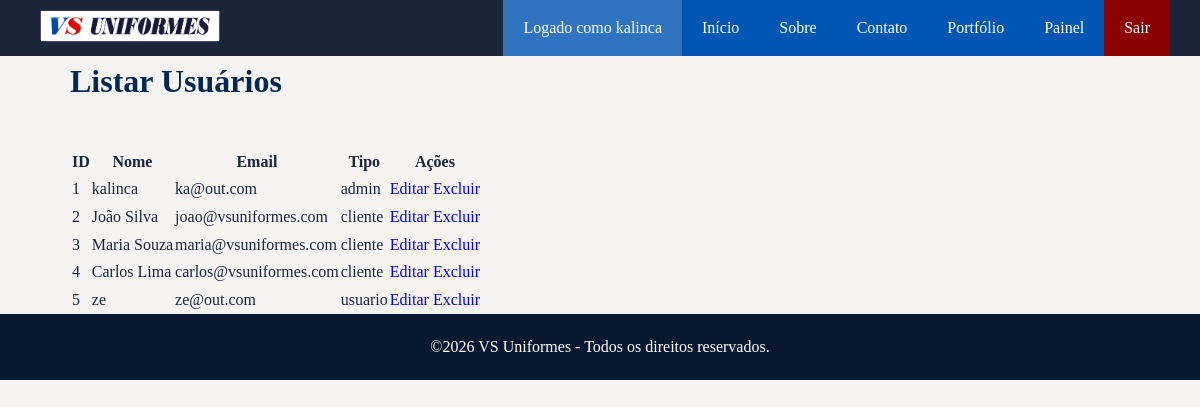
Page /view/listarUsuarios.php (signed in) on the committed database.
### tables this page shows
CREATE TABLE `usuarios` (
  `idUsuario` int(11) NOT NULL,
  `nome` varchar(100) NOT NULL,
  `email` varchar(255) NOT NULL,
  `senha` varchar(255) NOT NULL,
  `tipo` varchar(20) NOT NULL
);

### model/ClassUsuarioDAO.php (called while the page is built, shortened)
<?php
class ClassUsuarioDAO
{
    public function listarUsuarios()
    {
        try {
            $pdo = Conexao::getInstance();
            $sql = "SELECT * FROM usuarios";
            $stmt = $pdo->prepare($sql);
            $stmt->execute();
            return $stmt->fetchAll(PDO::FETCH_ASSOC);
        } catch (PDOException $erro) {
            echo $erro->getMessage();
            return false;
        }
    }
}
?>

### view/listarUsuarios.php (the view, shortened to what this page needs)
<?php
require_once '../model/ClassUsuarioDAO.php';
$usuarioDAO = new ClassUsuarioDAO();
$novoUsuario = $usuarioDAO->listarUsuarios();
?>
<!DOCTYPE html>
<html lang="pt-BR">
    <?php include 'includes/head.php'; ?>
<body>
    <?php include 'includes/menu.php'; ?>
<div class="container">
    <h2>Listar Usuários</h2>
    <table>
        <thead>
            <tr>
                <th>ID</th>
                <th>Nome</th>
                <th>Email</th>
                <th>Tipo</th>
                <th>Ações</th>
            </tr>
        </thead>
        <tbody>
            <?php foreach ($novoUsuario as $usuario): ?>
                <tr>
                    <td><?= $usuario['idUsuario']; ?></td>
                    <td><?= $usuario['nome']; ?></td>
                    <td><?= $usuario['email']; ?></td>
                    <td><?= $usuario['tipo']; ?></td>
                    <td>
                        <a href="editarUsuarios.php?idUsuario=<?= $usuario['idUsuario']; ?>">
                            Editar
                        </a>
                        <a href="../controller/excluirUsuarios.php?idUsuario=<?= $usuario['idUsuario']; ?>">
                            Excluir
                        </a>
                    </td>
                </tr>
            <?php endforeach; ?>
        </tbody>
    </table>
</div>
<?php include 'includes/footer.php'; ?>
</body>
</html>

### view/includes/head.php (shortened to what this page needs)
<link rel="stylesheet" href="../css/style.css">

### view/includes/menu.php (shortened to what this page needs)
<header>
    <a href="../sobre.php">
        <img src="../img/home1.png" class="logo" alt="logo da vs uniformes">
    </a>
    <nav>
        <ul>
            <?php if (isset($_SESSION['nome'])): ?>
                <li>
                    <span class="welcome-text">
                        Logado como <?php echo htmlspecialchars($_SESSION['nome']); ?>
                    </span>
                </li>
            <?php endif; ?>
            <li><a href="../index.php">Início</a></li>
            <li><a href="sobre.php">Sobre</a></li>
            <li><a href="contatos.php">Contato</a></li>
            <li><a href="portfolio.php">Portfólio</a></li>
            <?php if (isset($_SESSION['tipo']) && $_SESSION['tipo'] == 'admin'): ?>
                <li>
                    <a href="painelAdmin.php">Painel</a>
                </li>
            <?php endif; ?>
            <?php if (isset($_SESSION['nome'])): ?>
                <li>
                    <a href="../controller/logout.php" class="sair">
                        Sair
                    </a>
                </li>
            <?php endif; ?>
        </ul>
    </nav>
</header>

### view/includes/footer.php
<footer class="footer">
    <div >
        <a href="../view/sobreMim.php">&copy;<?php echo date('Y'); ?> VS Uniformes - Todos os direitos reservados.</a>
    </div>
</footer>

### css/style.css (style rules this page uses)
* { margin: 0; padding: 0; box-sizing: border-box; }
:root { --menu-fundo: #0056B3; --menu-foco: #E63946; --texto: #1B263B; --borda: #9cb5da; --texto-suave: #778DA9; --titulo: #002855; --fundo: #F6F4F3; }
body { font-family: 'Times New Roman', Times, serif; line-height: 1.6; color: var(--texto); background-color: var(--fundo); }
a { text-decoration: none; }
.container { max-width: 1100px; margin: auto; padding: 0 20px; }
.container h2 { color: var(--titulo); font-size: 32px; margin-bottom: 40px; position: relative; }
header { background: var(--texto); padding: 0px 30px; color: #ffffff; display: flex; justify-content: space-between; }
.logo { width: 200px; padding: 10px; display: block; }
nav { background-color: var(--menu-fundo); overflow: hidden; }
nav ul { list-style-type: none; margin: 0; padding: 0; display: flex; justify-content: center; }
nav ul li a { display: block; color: white; text-align: center; padding: 15px 20px; transition: background-color 0.3s ease; }
.welcome-text { display: block; justify-content: center; padding: 15px 20px; background-color: #2f73c1; }
.sair { background-color: darkred; }
footer { background: #0a192f; color: white; text-align: center; padding: 20px; justify-content: space-around; }
footer a { color: #ffffff; }

### rows in the picture
usuarios: idUsuario "1", nome "kalinca", email "ka@out.com", tipo "admin"
usuarios: idUsuario "2", nome "João Silva", email "joao@vsuniformes.com", tipo "cliente"
usuarios: idUsuario "3", nome "Maria Souza", email "maria@vsuniformes.com", tipo "cliente"
usuarios: idUsuario "4", nome "Carlos Lima", email "carlos@vsuniformes.com", tipo "cliente"
usuarios: idUsuario "5", nome "ze", email "ze@out.com", tipo "usuario"

### other values in the picture
$_SESSION['nome'] "kalinca"
